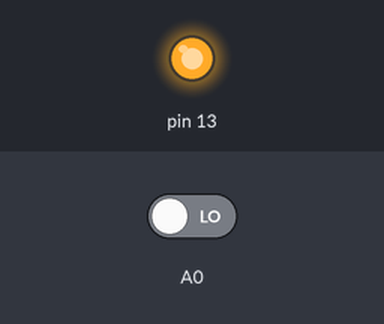
A sketch run on a simulated Arduino Uno, built with avr-gcc and run on an emulated ATmega328P. Parts: output pins drawn as LEDs (lit = HIGH). The test bench sets the inputs (shaded band); at power-on: A0 LOW.

Above: at 0.1 s.
Timing chart, 0 to 1.6 s (numbered marks = the images above):
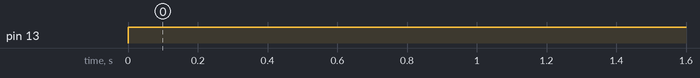

Measured:
- by itself, pin 13: LOW → HIGH at 0.00 s

The sketch:

blinkingled.ino
```cpp
void setup() {


}

void loop() // blinking lights
{
  pinMode(13,OUTPUT); // 13 is acting as output
  digitalWrite(13,HIGH);
  int a;
  a = digitalRead(A0);
  pinMode(4,INPUT);

}
```
